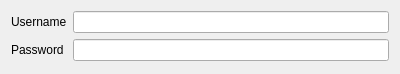
<?xml version="1.0" encoding="UTF-8"?>
<ui version="4.0">
 <class>YahooMainOptionsWidget</class>
 <widget class="QWidget" name="YahooMainOptionsWidget">
  <property name="geometry">
   <rect>
    <x>0</x>
    <y>0</y>
    <width>400</width>
    <height>74</height>
   </rect>
  </property>
  <property name="sizePolicy">
   <sizepolicy hsizetype="Preferred" vsizetype="Minimum">
    <horstretch>0</horstretch>
    <verstretch>0</verstretch>
   </sizepolicy>
  </property>
  <property name="windowTitle">
   <string>Account Preferences</string>
  </property>
  <layout class="QVBoxLayout" name="verticalLayout_2">
   <property name="sizeConstraint">
    <enum>QLayout::SetMinimumSize</enum>
   </property>
   <item>
    <layout class="QFormLayout" name="formLayout">
     <property name="sizeConstraint">
      <enum>QLayout::SetMinimumSize</enum>
     </property>
     <item row="0" column="0">
      <widget class="QLabel" name="accountLabel">
       <property name="text">
        <string>Username</string>
       </property>
      </widget>
     </item>
     <item row="0" column="1">
      <widget class="KLineEdit" name="accountLineEdit">
       <property name="text">
        <string/>
       </property>
       <property name="clickMessage">
        <string>example@yahoo.com</string>
       </property>
      </widget>
     </item>
     <item row="1" column="0">
      <widget class="QLabel" name="passwordLabel">
       <property name="text">
        <string>Password</string>
       </property>
      </widget>
     </item>
     <item row="1" column="1">
      <widget class="KLineEdit" name="passwordLineEdit">
       <property name="passwordMode">
        <bool>true</bool>
       </property>
      </widget>
     </item>
    </layout>
   </item>
  </layout>
 </widget>
 <customwidgets>
  <customwidget>
   <class>KLineEdit</class>
   <extends>QLineEdit</extends>
   <header>klineedit.h</header>
  </customwidget>
 </customwidgets>
 <resources/>
 <connections/>
</ui>
